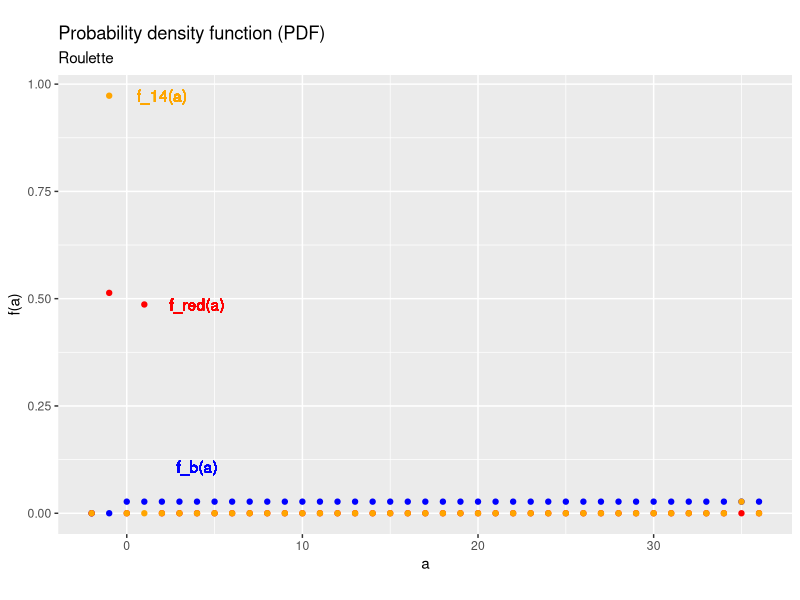
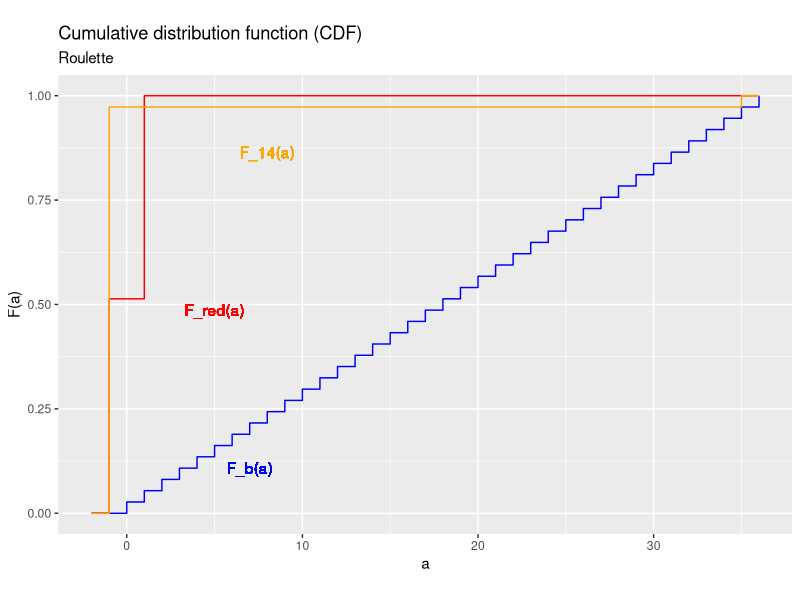
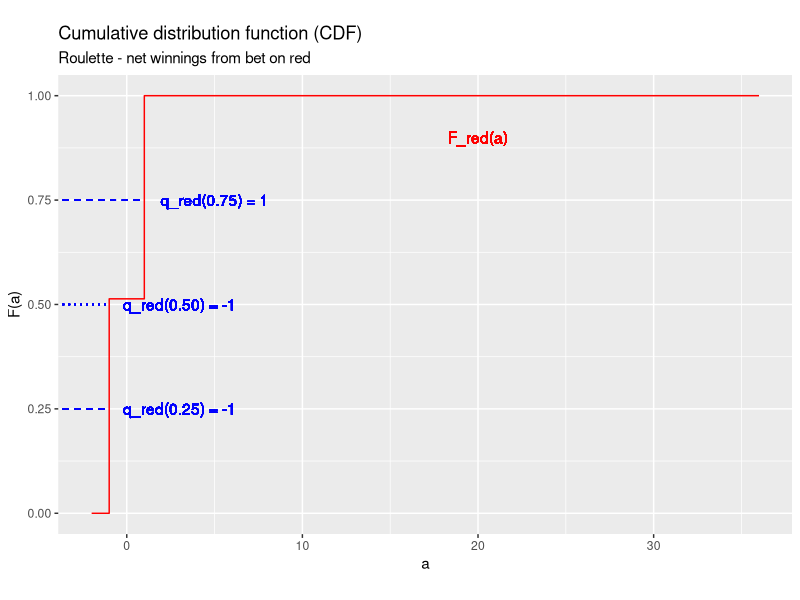
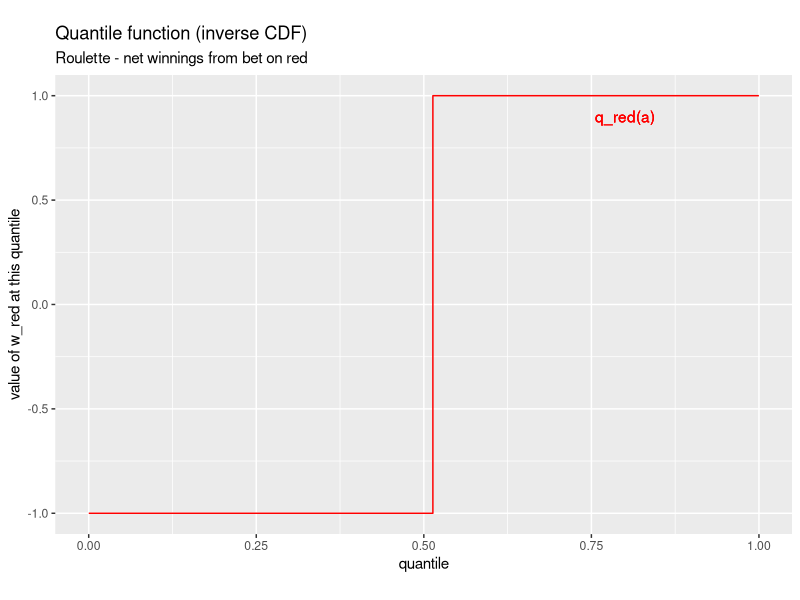

R code for these plots, in order:
## ---- chunk 1
knitr::opts_chunk$set(echo = FALSE,
                      prompt = FALSE,
                      tidy = TRUE,
                      collapse = TRUE)
library("tidyverse")
## ---- chunk 2
RoulettePDF <- tibble(a = seq(from = -2, to= 36),
                      fb = c(0, 0, rep(1/37, times = 37)),
                      fred = c(0, 19/37, 0, 18/37, rep(0, times=35)),
                      f14 = c(0, 36/37,rep(0, times=35), 1/37, 0))
ggplot(data = RoulettePDF, mapping = aes(x = a)) +
  geom_point(aes(y=fb), col = "blue") +
  geom_point(aes(y=fred), col = "red") +
  geom_point(aes(y=f14), col = "orange") +
  xlab("a") +
  ylab("f(a)") +
  geom_text(x = 4, 
            y = 4/37, 
            label = "f_b(a)", 
            col = "blue") +
  geom_text(x = 4, 
            y = 18/37, 
            label = "f_red(a)", 
            col = "red") +
  geom_text(x = 2, 
            y = 36/37, 
            label = "f_14(a)", 
            col = "orange") +
  labs(title = "Probability density function (PDF)", 
       subtitle = "Roulette", 
       caption = "", 
       tag = "")
## ---- chunk 3
RouletteCDF <- RoulettePDF %>%
    mutate (Fb = cumsum(fb)) %>%
    mutate (Fred = cumsum(fred))%>%
    mutate (F14 = cumsum(f14)) 
ggplot(data = RouletteCDF, mapping = aes(x = a)) +
  geom_step(aes(y=Fb), col = "blue") +
  geom_step(aes(y=Fred), col = "red") +
  geom_step(aes(y=F14), col = "orange") +
  xlab("a") +
  ylab("F(a)") +
  geom_text(x = 7, 
            y = 4/37, 
            label = "F_b(a)",
            col = "blue") +
  geom_text(x = 5, 
            y = 18/37, 
            label = "F_red(a)",
            col = "red") +
  geom_text(x = 8, 
            y = 32/37, 
            label = "F_14(a)",
            col = "orange") +
  labs(title = "Cumulative distribution function (CDF)", 
       subtitle = "Roulette", 
       caption = "", 
       tag = "")
## ---- chunk 4
ggplot(data = RouletteCDF, mapping = aes(x = a)) +
  geom_step(aes(y=Fred), col = "red") +
  xlab("a") +
  ylab("F(a)") +
  geom_text(x = 20, 
            y = 0.9, 
            label = "F_red(a)", 
            col = "red") +
  geom_text(x = 3, 
            y = 0.25, 
            label = "q_red(0.25) = -1", 
            col = "blue") +
  geom_text(x = 3, 
            y = 0.5, 
            label = "q_red(0.50) = -1", 
            col = "blue") +
  geom_text(x = 5, 
            y = 0.75, 
            label = "q_red(0.75) = 1", 
            col = "blue") +
  geom_segment(x=-5,xend=-1,y=0.25,yend=0.25,col="blue",linetype = "dashed") +
  geom_segment(x=-5,xend=-1,y=0.5,yend=0.5,col="blue",linetype = "dotted") +
  geom_segment(x=-5,xend=1,y=0.75,yend=0.75,col="blue",linetype = "dashed") +
  labs(title = "Cumulative distribution function (CDF)", 
       subtitle = "Roulette - net winnings from bet on red", 
       caption = "", 
       tag = "")
## ---- chunk 5
RouletteQuant <- tibble(a = c(0.0001,19/37,0.9999),
                        qred = c(-1,1,1))
ggplot(data = RouletteQuant, mapping = aes(x = a)) +
  geom_step(aes(y=qred),col = "red") +
  xlab("quantile") +
  ylab("value of w_red at this quantile") +
  geom_text(x = 0.8, 
            y = 0.9, 
            label = "q_red(a)", 
            col = "red") +
  labs(title = "Quantile function (inverse CDF)", 
       subtitle = "Roulette - net winnings from bet on red", 
       caption = "", 
       tag = "")
